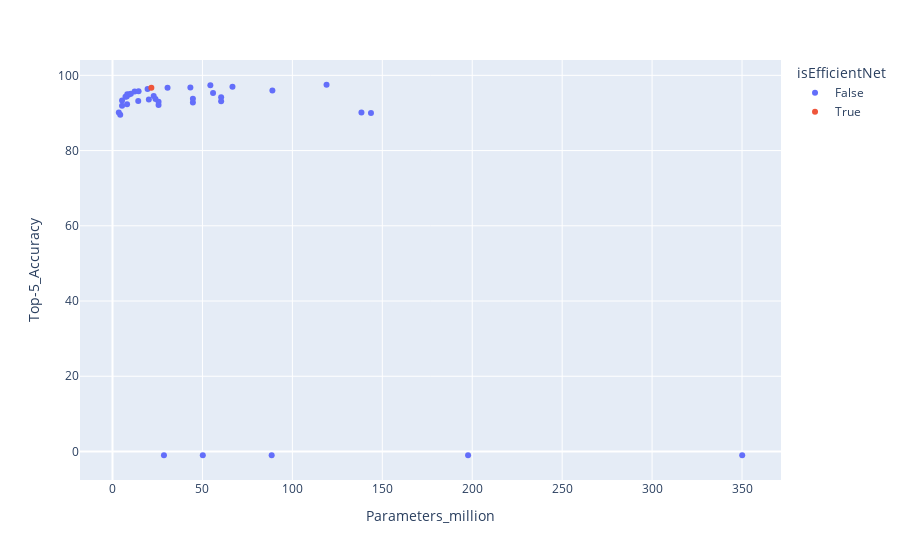

The notebook cell this image was saved under:
### Code cell
px.scatter(df, x='Parameters_million', y='Top-5_Accuracy',hover_name='Model', color='isEfficientNet')

### Figure 1 — Plotly figure (JSON) as saved in the notebook; plotly's stock layout.template omitted (floating-point values rounded to 4 significant figures)
{"data": [{"hovertemplate": "<b>%{hovertext}</b><br><br>isEfficientNet=False<br>Parameters_million=%{x}<br>Top-5_Accuracy=%{y}<extra></extra>", "hovertext": ["Xception", "VGG16", "VGG19", "ResNet50", "ResNet101", "ResNet50V2", "ResNet101V2", "ResNet152", "ResNet152V2", "InceptionV3", "InceptionResNetV2", "MobileNet", "MobileNetV2", "DenseNet121", "DenseNet169", "DenseNet201", "NASNetMobile", "NASNetLarge", "EfficientNetB0", "EfficientNetB1", "EfficientNetB2", "EfficientNetB3", "EfficientNetB4", "EfficientNetB5", "EfficientNetB6", "EfficientNetB7", "EfficientNetV2B0", "fficientNetV2B1", "EfficientNetV2B2", "EfficientNetV2B3", "EfficientNetV2M", "EfficientNetV2L", "ConvNeXtTiny", "ConvNeXtSmall", "ConvNeXtBase", "ConvNeXtLarge", "ConvNeXtXLarge"], "legendgroup": "False", "marker": {"color": "#636efa", "symbol": "circle"}, "mode": "markers", "name": "False", "orientation": "v", "showlegend": true, "type": "scatter", "x": [22.9, 138.4, 143.7, 25.6, 44.7, 25.6, 44.7, 60.4, 60.4, 23.9, 55.9, 4.3, 3.5, 8.1, 14.3, 20.2, 5.3, 88.9, 5.3, 7.9, 9.2, 12.3, 19.5, 30.6, 43.3, 66.7, 7.2, 8.2, 10.2, 14.5, 54.4, 119, 28.6, 50.2, 88.5, 197.7, 350.1], "xaxis": "x", "y": [94.5, 90.1, 90, 92.1, 92.8, 93, 93.8, 93.1, 94.2, 93.7, 95.3, 89.5, 90.1, 92.3, 93.2, 93.6, 91.9, 96, 93.3, 94.4, 94.9, 95.7, 96.4, 96.7, 96.8, 97, 94.3, 95, 95.1, 95.8, 97.4, 97.5, -1, -1, -1, -1, -1], "yaxis": "y"}, {"hovertemplate": "<b>%{hovertext}</b><br><br>isEfficientNet=True<br>Parameters_million=%{x}<br>Top-5_Accuracy=%{y}<extra></extra>", "hovertext": ["EfficientNetV2S"], "legendgroup": "True", "marker": {"color": "#EF553B", "symbol": "circle"}, "mode": "markers", "name": "True", "orientation": "v", "showlegend": true, "type": "scatter", "x": [21.6], "xaxis": "x", "y": [96.7], "yaxis": "y"}], "layout": {"legend": {"title": {"text": "isEfficientNet"}, "tracegroupgap": 0}, "margin": {"t": 60}, "xaxis": {"anchor": "y", "domain": [0, 1], "title": {"text": "Parameters_million"}}, "yaxis": {"anchor": "x", "domain": [0, 1], "title": {"text": "Top-5_Accuracy"}}}}
